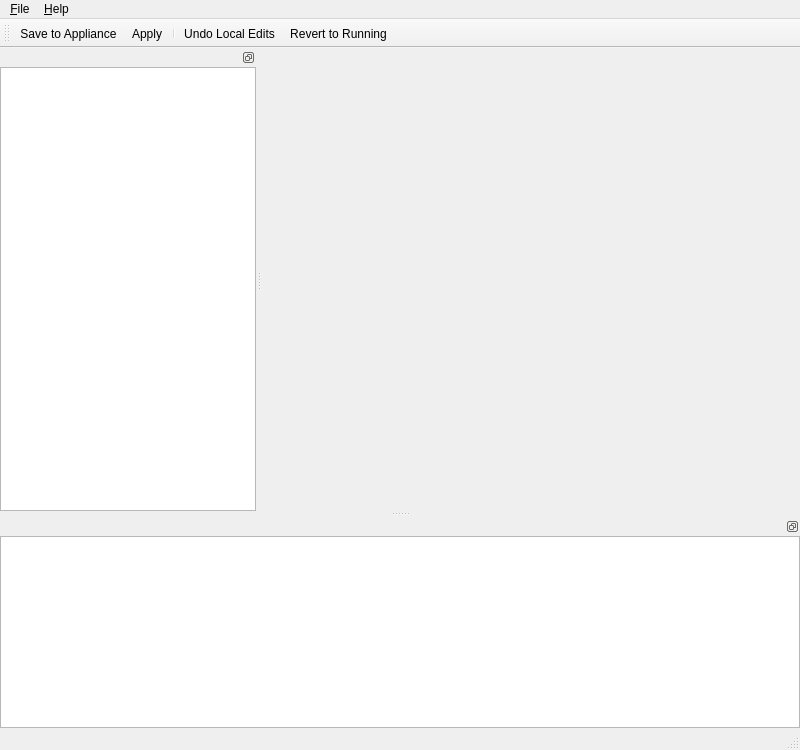
<?xml version="1.0" encoding="UTF-8"?>
<ui version="4.0">
 <class>MainWindow</class>
 <widget class="QMainWindow" name="MainWindow">
  <property name="geometry">
   <rect>
    <x>0</x>
    <y>0</y>
    <width>800</width>
    <height>750</height>
   </rect>
  </property>
  <property name="windowTitle">
   <string>NuConf</string>
  </property>
  <property name="dockNestingEnabled">
   <bool>true</bool>
  </property>
  <widget class="QWidget" name="centralwidget">
   <layout class="QHBoxLayout" name="horizontalLayout">
    <item>
     <widget class="QStackedWidget" name="main_stack">
      <property name="currentIndex">
       <number>-1</number>
      </property>
     </widget>
    </item>
   </layout>
  </widget>
  <widget class="QMenuBar" name="menubar">
   <property name="geometry">
    <rect>
     <x>0</x>
     <y>0</y>
     <width>800</width>
     <height>20</height>
    </rect>
   </property>
   <property name="focusPolicy">
    <enum>Qt::StrongFocus</enum>
   </property>
   <widget class="QMenu" name="menuHelp">
    <property name="title">
     <string>&amp;Help</string>
    </property>
    <addaction name="action_AboutNuConf"/>
   </widget>
   <widget class="QMenu" name="menuFile">
    <property name="title">
     <string>&amp;File</string>
    </property>
    <addaction name="action_Save"/>
    <addaction name="actionApp_ly"/>
    <addaction name="actionReset"/>
    <addaction name="action_RevertEdenWall"/>
    <addaction name="action_Reapply"/>
   </widget>
   <addaction name="menuFile"/>
   <addaction name="menuHelp"/>
  </widget>
  <widget class="QStatusBar" name="statusbar"/>
  <widget class="QToolBar" name="toolBar">
   <property name="focusPolicy">
    <enum>Qt::StrongFocus</enum>
   </property>
   <property name="orientation">
    <enum>Qt::Horizontal</enum>
   </property>
   <property name="toolButtonStyle">
    <enum>Qt::ToolButtonTextBesideIcon</enum>
   </property>
   <attribute name="toolBarArea">
    <enum>TopToolBarArea</enum>
   </attribute>
   <attribute name="toolBarBreak">
    <bool>false</bool>
   </attribute>
   <addaction name="action_Save"/>
   <addaction name="actionApp_ly"/>
   <addaction name="separator"/>
   <addaction name="actionReset"/>
   <addaction name="action_RevertEdenWall"/>
  </widget>
  <widget class="QDockWidget" name="menu_dock">
   <property name="features">
    <set>QDockWidget::DockWidgetFloatable|QDockWidget::DockWidgetMovable</set>
   </property>
   <property name="allowedAreas">
    <set>Qt::LeftDockWidgetArea|Qt::RightDockWidgetArea</set>
   </property>
   <attribute name="dockWidgetArea">
    <number>1</number>
   </attribute>
   <widget class="QTreeView" name="menu"/>
  </widget>
  <widget class="QDockWidget" name="info_dock">
   <property name="features">
    <set>QDockWidget::DockWidgetFloatable|QDockWidget::DockWidgetMovable</set>
   </property>
   <property name="allowedAreas">
    <set>Qt::BottomDockWidgetArea</set>
   </property>
   <attribute name="dockWidgetArea">
    <number>8</number>
   </attribute>
   <widget class="QTextEdit" name="textEdit">
    <property name="readOnly">
     <bool>true</bool>
    </property>
   </widget>
  </widget>
  <action name="action_Quit">
   <property name="icon">
    <iconset>
     <normaloff>:/icons/exit</normaloff>:/icons/exit</iconset>
   </property>
   <property name="text">
    <string>&amp;Quit</string>
   </property>
   <property name="shortcut">
    <string>Ctrl+Q</string>
   </property>
  </action>
  <action name="action_AboutNuConf">
   <property name="icon">
    <iconset>
     <normaloff>:icons/appicon.png</normaloff>:icons/appicon.png</iconset>
   </property>
   <property name="text">
    <string>&amp;About NuConf</string>
   </property>
  </action>
  <action name="action_Next">
   <property name="icon">
    <iconset resource="../../../nucentral-edenwall/resources/edenwall.qrc">
     <normaloff>:/icons/go-next.png</normaloff>:/icons/go-next.png</iconset>
   </property>
   <property name="text">
    <string>&amp;Next</string>
   </property>
   <property name="shortcut">
    <string>Alt+Right</string>
   </property>
  </action>
  <action name="action_Previous">
   <property name="icon">
    <iconset resource="../../../nucentral-edenwall/resources/edenwall.qrc">
     <normaloff>:/icons/go-prev.png</normaloff>:/icons/go-prev.png</iconset>
   </property>
   <property name="text">
    <string>&amp;Previous</string>
   </property>
   <property name="shortcut">
    <string>Alt+Left</string>
   </property>
  </action>
  <action name="action_Save">
   <property name="icon">
    <iconset>
     <normaloff>:/icons/save</normaloff>:/icons/save</iconset>
   </property>
   <property name="text">
    <string>&amp;Save to Appliance</string>
   </property>
   <property name="toolTip">
    <string>Send the modifications pending in EdenWall Administration Suite to the appliance</string>
   </property>
   <property name="shortcut">
    <string>Ctrl+S</string>
   </property>
  </action>
  <action name="actionApp_ly">
   <property name="icon">
    <iconset>
     <normaloff>:/icons/apply</normaloff>:/icons/apply</iconset>
   </property>
   <property name="text">
    <string>App&amp;ly</string>
   </property>
   <property name="toolTip">
    <string>Apply previously saved configuration on the appliance</string>
   </property>
  </action>
  <action name="actionReset">
   <property name="icon">
    <iconset resource="../../../nucentral-edenwall/resources/edenwall.qrc">
     <normaloff>:/icons/refresh.png</normaloff>:/icons/refresh.png</iconset>
   </property>
   <property name="text">
    <string>Undo Local Edits</string>
   </property>
   <property name="toolTip">
    <string>Discard the pending modifications in EdenWall Administration Suite</string>
   </property>
  </action>
  <action name="action_RevertEdenWall">
   <property name="icon">
    <iconset resource="../../../nucentral-edenwall/resources/edenwall.qrc">
     <normaloff>:/icons-32/reject.png</normaloff>:/icons-32/reject.png</iconset>
   </property>
   <property name="text">
    <string>Revert to Running</string>
   </property>
   <property name="toolTip">
    <string>&lt;!DOCTYPE HTML PUBLIC &quot;-//W3C//DTD HTML 4.0//EN&quot; &quot;http://www.w3.org/TR/REC-html40/strict.dtd&quot;&gt;
&lt;html&gt;&lt;head&gt;&lt;meta name=&quot;qrichtext&quot; content=&quot;1&quot; /&gt;&lt;style type=&quot;text/css&quot;&gt;
p, li { white-space: pre-wrap; }
&lt;/style&gt;&lt;/head&gt;&lt;body style=&quot; font-family:'DejaVu Sans'; font-size:9pt; font-weight:400; font-style:normal;&quot;&gt;
&lt;p style=&quot; margin-top:0px; margin-bottom:0px; margin-left:0px; margin-right:0px; -qt-block-indent:0; text-indent:0px;&quot;&gt;Revert the last saved configuration to the &lt;span style=&quot; text-decoration: underline;&quot;&gt;running &lt;/span&gt;&lt;span style=&quot; text-decoration: underline;&quot;&gt;configuration&lt;/span&gt;.&lt;/p&gt;
&lt;p style=&quot; margin-top:0px; margin-bottom:0px; margin-left:0px; margin-right:0px; -qt-block-indent:0; text-indent:0px;&quot;&gt;This will discard the previously saved configuration on the appliance.&lt;/p&gt;&lt;/body&gt;&lt;/html&gt;</string>
   </property>
  </action>
  <action name="action_Reapply">
   <property name="icon">
    <iconset resource="../../../nucentral-edenwall/resources/edenwall.qrc">
     <normaloff>:/icons-32/redo.png</normaloff>:/icons-32/redo.png</iconset>
   </property>
   <property name="text">
    <string>Apply whole configuration again</string>
   </property>
   <property name="toolTip">
    <string>Apply again the running configuration</string>
   </property>
  </action>
 </widget>
 <resources>
  <include location="system/system.qrc"/>
  <include location="../../../nucentral-edenwall/resources/edenwall.qrc"/>
 </resources>
 <connections/>
</ui>
